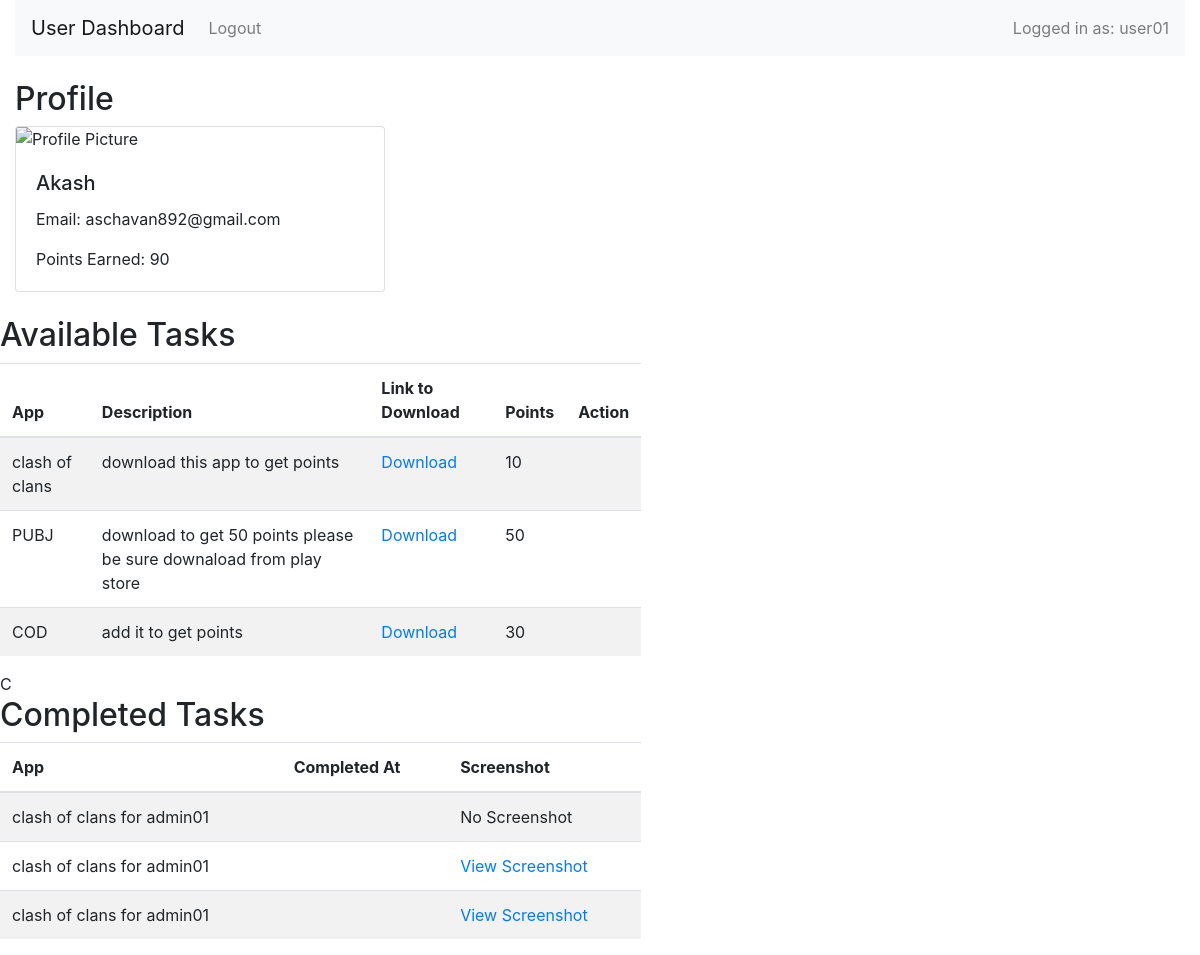
Page /user_dash/3 on the committed database.
### admin_app/models.py (models this page shows)
class AdminTask(models.Model):
    user = models.ForeignKey(User, on_delete=models.CASCADE, related_name='admin_tasks')
    app_name = models.CharField(max_length=255)
    task_description = models.TextField()
    points = models.IntegerField(default=0)
    link = models.URLField(max_length=200)
    profile_picture = models.ImageField(upload_to='profile_pics/', null=True, blank=True)
    def __str__(self):
        return f"{self.app_name} for {self.user.username}"

### user_app/models.py (models this page shows, shortened)
class UserTask(models.Model):
    user = models.ForeignKey(User, on_delete=models.CASCADE, related_name='user_tasks')
    admin_task = models.ForeignKey(admin_app.models.AdminTask, on_delete=models.CASCADE, related_name='user_tasks')
    screenshot = models.ImageField(upload_to='screenshots/', null=True, blank=True)
    points = models.IntegerField(default=0)

### user_app/views.py (the view)
# urls.py: path('user_dash/<int:id>', user_view.user_dash_view, name='user_dash'),
def user_dash_view(request, id):
    points = 0
    app_name1 = None
    try:
        user_profile = UserProfile.objects.get(user_id=id)
        points = user_profile.points_earned
    except UserProfile.DoesNotExist:
        print("UserProfile not found for user_id:", id)
    except Exception as e:
        print(e)
    try:
        user_details = User.objects.get(id=id)
        task_done = UserTask.objects.filter(user_id=id)
        obj = models.AdminTask.objects.all()
        if task_done.exists():
            app_name1 = models.AdminTask.objects.get(id=task_done[0].admin_task_id)
    except models.AdminTask.DoesNotExist:
        print("AdminTask not found.")
    except User.DoesNotExist:
        print("User not found.")
    except Exception as e:
        print(e)
    return render(request, 'user_dashboard.html', {
        'available_tasks': obj,
        'user': user_details,
        'completed_task': task_done,
        'points_earned': points,
        'app_name': app_name1
    })

### user_app/templates/user_dashboard.html (shortened to what this page needs)
<!DOCTYPE html>
<html lang="en">
<head>
    <link rel="stylesheet" href="https://cdnjs.cloudflare.com/ajax/libs/dropzone/5.9.3/dropzone.min.css">
    <link rel="stylesheet" href="https://stackpath.bootstrapcdn.com/bootstrap/4.5.2/css/bootstrap.min.css">
    <link rel="stylesheet" href="https://cdnjs.cloudflare.com/ajax/libs/dropzone/5.9.3/dropzone.min.css">
</head>
<body>
    <body>
        <div class="container-fluid">
            <nav class="navbar navbar-expand-lg navbar-light bg-light">
                <a class="navbar-brand" href="#">User Dashboard</a>
                <div class="collapse navbar-collapse">
                    <ul class="navbar-nav mr-auto">
                        <li class="nav-item">
                            <a class="nav-link" href="{% url 'logout' %}">Logout</a>
                        </li>
                    </ul>
                    <ul class="navbar-nav ml-auto">
                        <li class="nav-item">
                            <span class="navbar-text">
                                Logged in as: {{ user.username }}
                            </span>
                        </li>
                    </ul>
                </div>
            </nav>
            <div class="row mt-4">
                <div class="col-md-4">
                    <h2>Profile</h2>
                    <div class="card">
                        <img src="#" class="card-img-top" alt="Profile Picture">
                        <div class="card-body">
                            <h5 class="card-title">{{ user.first_name }}</h5>
                            <p class="card-text">Email: {{ user.email }}</p>
                            <p class="card-text">Points Earned: {{ points_earned }}</p>
                        </div>
                    </div>
                </div>
        <div class="row mt-4">
            <div class="col-md-8">
                <h2>Available Tasks</h2>
                <table class="table table-striped">
                    <thead>
                        <tr>
                            <th>App</th>
                            <th>Description</th>
                            <th>Link to Download</th>
                            <th>Points</th>
                            <th>Action</th>
                        </tr>
                    </thead>
                    <tbody>
                        {% for task in available_tasks %}
                        <tr>
                            <td>{{ task.app_name }}</td>
                            <td>{{ task.task_description }}</td>
                            <td><a href="{{ task.link }}" target="_blank">Download</a></td>
                            <td>{{ task.points }}</td>
                            <td>
                            </td>
                        </tr>
                        {% empty %}
                        <tr>
                            <td colspan="5" class="text-center">No available tasks.</td>
                        </tr>
                        {% endfor %}
                    </tbody>
                </table>
                 C<h2>Completed Tasks</h2>
                <table class="table table-striped">
                    <thead>
                        <tr>
                            <th>App</th>
                            <th>Completed At</th>
                            <th>Screenshot</th>
                        </tr>
                    </thead>
                    <tbody>
                        {% for done_task in completed_task  %}
                        <tr>
                            <td>{{ app_name }}</td>
                            <td>{{ done_task.completed_at }}</td>
                            <td>
                                {% if done_task.screenshot %}
                                <a href=# target="_blank">View Screenshot</a>
                                {% else %}
                                No Screenshot
                                {% endif %}
                            </td>
                        </tr>
                        {% empty %}
                        <tr>
                            <td colspan="3" class="text-center">No tasks completed.</td>
                        </tr>
                        {% endfor %}
                    </tbody>
                </table>
            </div>
        </div>
    </div>
</body>
</html>

### rows in the picture
AdminTask: app_name "clash of clans", task_description "download this app to get points", points "10", app_name+user "clash of clans for admin01"
AdminTask: app_name "PUBJ", task_description "download to get 50 points please be sure downaload from play store", points "50"
AdminTask: app_name "COD", task_description "add it to get points", points "30"
UserTask: screenshot "No Screenshot"
UserTask: shows "View Screenshot"
UserTask: shows "View Screenshot"

### other values in the picture
{{ user.username }} "user01"
{{ user.first_name }} "Akash"
{{ user.email }} "aschavan892@gmail.com"
{{ points_earned }} "90"
